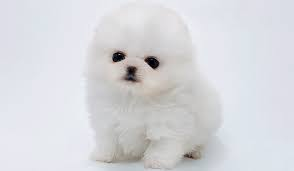
#> input picture HSV/puppy.jpg, 294 x 171 px
$ python hsv_add_value.py
#> lines starting #> are read from the running program, lines starting #| are printed output that depends on the picture
import cv2
import numpy as np
from matplotlib import pyplot as plt

origin_image = cv2.imread('puppy.jpg')
#> origin_image is the input picture: shape (171, 294, 3); mean B, G, R 220.4, 216.3, 215.5
hsv_image = cv2.cvtColor(origin_image, cv2.COLOR_BGR2HSV)
#> hsv_image: shape (171, 294, 3); mean H, S, V 92.9, 10, 222

val = 100
array = np.full(hsv_image.shape, (0,0,val), dtype=np.uint8)

val_add_image = cv2.add(hsv_image, array)
#> val_add_image: shape (171, 294, 3); mean H, S, V 92.9, 10, 254.1

print('BGR : \t',origin_image[55,116,:])
#| BGR : 	 [52 47 48]
print('hsv : \t',hsv_image[55,116,:])
#| hsv : 	 [126  25  52]
print('hsv 밝기(v) 증가 : \t',val_add_image[55,116,:])
#| hsv 밝기(v) 증가 : 	 [126  25 152]

val_add_image = cv2.cvtColor(val_add_image, cv2.COLOR_HSV2BGR)
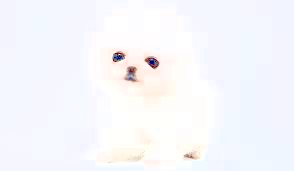
#> val_add_image: shape (171, 294, 3); mean B, G, R 251.8, 247.2, 246.8
image = np.concatenate((origin_image,val_add_image), axis=1)
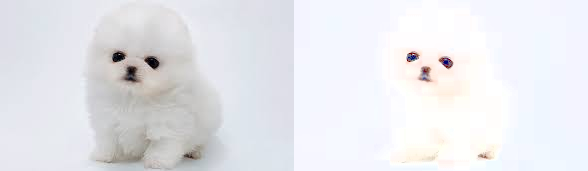
#> image: shape (171, 588, 3); mean B, G, R 236.1, 231.7, 231.1

cv2.imshow('add, subtract', image)
cv2.waitKey(0)
